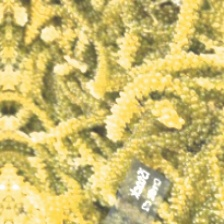
#> input picture dataset/raw/8_DATASET/CAULERPA LENTILIFERA/train/1400.jpg, 224 x 224 px
$ python -i texture_analysis.py   (imports and definitions only)
#> lines starting #> are read from the running program, lines starting #| are printed output that depends on the picture; after the words box and inside, x2 and y2 are one past the last pixel; in counts of white or black regions, pixels touching at a corner belong together
#> further down, picture is the input picture: PIL image 224x224 RGB; mean R, G, B 204.9, 187.6, 110.5
"""Basic whole-image texture measurements for gUSo.

These values describe visible pixel variation and edges, not biological
surface condition, damage, freshness, or seaweed-only texture.
"""

import cv2
import numpy as np
from PIL import Image


MAX_ANALYSIS_SIZE = 512


def analyze_texture(image: Image.Image) -> dict:
    """Estimate texture variation and edge density from a PIL image.

    Returns basic, heuristic whole-image measurements. Backgrounds,
    lighting, blur, and compression can affect the values.
    """
    if not isinstance(image, Image.Image):
        raise ValueError("A valid PIL image is required.")

    if image.width == 0 or image.height == 0:
        raise ValueError("Image dimensions must be greater than zero.")

    # Analyze a bounded image size to keep processing fast.
    gray_image = image.convert("L")
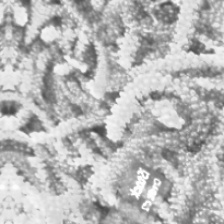
#> gray_image: PIL image 224x224 L; min 63, max 255, mean 184
    gray_image.thumbnail(
        (MAX_ANALYSIS_SIZE, MAX_ANALYSIS_SIZE),
        Image.Resampling.BILINEAR,
    )
    gray = np.asarray(gray_image, dtype=np.uint8)

    # Local standard deviation within a 5x5 window approximates visible
    # intensity changes; it is not a physical texture measurement.
    gray_float = gray.astype(np.float32)
    local_mean = cv2.blur(gray_float, (5, 5))
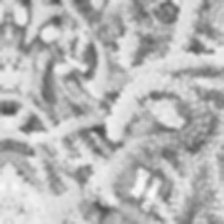
#> local_mean: shape (224, 224) float32; min 75.88, max 251.2, mean 184
    local_square_mean = cv2.blur(gray_float * gray_float, (5, 5))
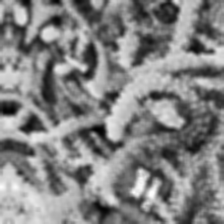
#> local_square_mean: shape (224, 224) float32; min 5814.3, max 63106.3, mean 35300.5; drawn with min black and max white
    local_variance = np.maximum(
        local_square_mean - local_mean * local_mean,
        0.0,
    )
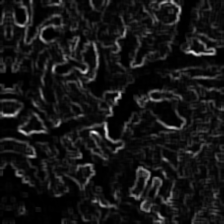
#> local_variance: shape (224, 224) float32; min 1.21, max 3990.4, mean 353.4; drawn with min black and max white
    texture_variation = float(np.sqrt(local_variance).mean())
#> texture_variation = 16.49

    # Canny highlights intensity boundaries; the percentage represents
    # edge pixels throughout the image, including the background.
    edges = cv2.Canny(gray, threshold1=50, threshold2=150)
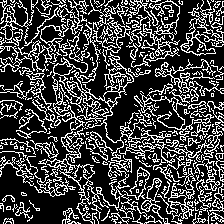
#> edges: shape (224, 224); 26.6% white in thin lines or dots
    edge_density_percentage = float(np.count_nonzero(edges) / edges.size * 100)
#> edge_density_percentage = 26.6

    if texture_variation < 4.0 and edge_density_percentage < 0.8:
        texture_level = "Low"
        texture_description = "Low visible texture or edge detail"
    elif texture_variation >= 12.0 or edge_density_percentage >= 5.0:
        texture_level = "High"
        texture_description = "High visible texture or edge detail"
    else:
        texture_level = "Moderate"
        texture_description = "Moderate visible texture or edge detail"

    return {
        "texture_level": texture_level,
        "texture_description": texture_description,
        "texture_variation": round(texture_variation, 2),
        "edge_density_percentage": round(edge_density_percentage, 2),
        "analysis_scope": "Whole image (including background)",
    }

>>> from PIL import Image
>>> picture = Image.open('../../../dataset/raw/8_DATASET/CAULERPA LENTILIFERA/train/1400.jpg')
>>> result = analyze_texture(picture)
#> result = {'texture_level': 'High', 'texture_description': 'High visible texture or edge detail', 'texture_variation': 16.49, 'edge_density_percentage': 26.6, 'analysis_scope': 'Whole image (including background)'}

$ run again, on dataset/raw/8_DATASET/CAULERPA LENTILIFERA/train/2652.jpg
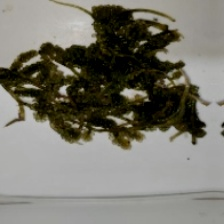
#> input picture dataset/raw/8_DATASET/CAULERPA LENTILIFERA/train/2652.jpg, 224 x 224 px
#> picture is the input picture: PIL image 224x224 RGB; mean R, G, B 120.8, 118.9, 109.7
#> in analyze_texture, `local_variance = np.maximum( local_square_mean - local_mean * local_me..`:
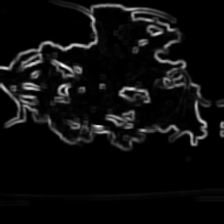
#> local_variance: shape (224, 224) float32; min 0, max 5221.8, mean 276.1; drawn with min black and max white
#> texture_variation = 9.6
#> in analyze_texture, `edges = cv2.Canny(gray, threshold1=50, threshold2=150)`:
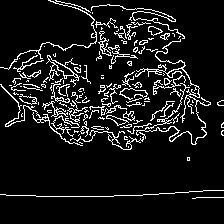
#> edges: shape (224, 224); 9.6% white in thin lines or dots, all inside (x1, y1, x2, y2) = (0, 0, 224, 199)
#> edge_density_percentage = 9.59
#> result = {'texture_level': 'High', 'texture_description': 'High visible texture or edge detail', 'texture_variation': 9.6, 'edge_density_percentage': 9.59, 'analysis_scope': 'Whole image (including background)'}

$ run again, on dataset/raw/8_DATASET/CAULERPA LENTILIFERA/train/6382.jpg
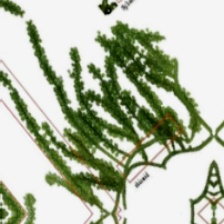
#> input picture dataset/raw/8_DATASET/CAULERPA LENTILIFERA/train/6382.jpg, 224 x 224 px
#> picture is the input picture: PIL image 224x224 RGB; mean R, G, B 180.8, 188.2, 167.4
#> in analyze_texture, `local_variance = np.maximum( local_square_mean - local_mean * local_me..`:
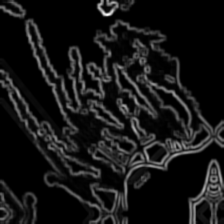
#> local_variance: shape (224, 224) float32; min 0, max 9060.8, mean 813.4; drawn with min black and max white
#> texture_variation = 19.45
#> in analyze_texture, `edges = cv2.Canny(gray, threshold1=50, threshold2=150)`:
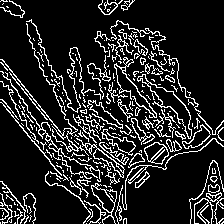
#> edges: shape (224, 224); 14.8% white in thin lines or dots
#> edge_density_percentage = 14.79
#> result = {'texture_level': 'High', 'texture_description': 'High visible texture or edge detail', 'texture_variation': 19.45, 'edge_density_percentage': 14.79, 'analysis_scope': 'Whole image (including background)'}

$ run again, on dataset/raw/8_DATASET/CAULERPA LENTILIFERA/train/6412.jpg
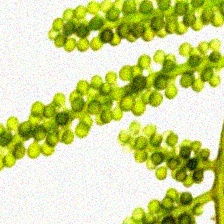
#> input picture dataset/raw/8_DATASET/CAULERPA LENTILIFERA/train/6412.jpg, 224 x 224 px
#> picture is the input picture: PIL image 224x224 RGB; mean R, G, B 206.1, 215.1, 143.9
#> in analyze_texture, `local_variance = np.maximum( local_square_mean - local_mean * local_me..`:
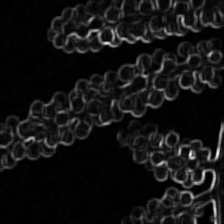
#> local_variance: shape (224, 224) float32; min 5.46, max 5382.5, mean 424.5; drawn with min black and max white
#> texture_variation = 17
#> in analyze_texture, `edges = cv2.Canny(gray, threshold1=50, threshold2=150)`:
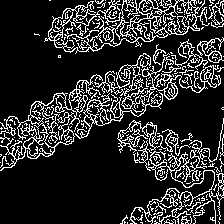
#> edges: shape (224, 224); 17.4% white in thin lines or dots
#> edge_density_percentage = 17.39
#> result = {'texture_level': 'High', 'texture_description': 'High visible texture or edge detail', 'texture_variation': 17, 'edge_density_percentage': 17.39, 'analysis_scope': 'Whole image (including background)'}
